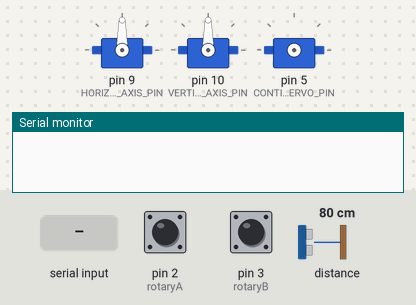
Bench run of a sketch on a simulated Arduino Uno, built with avr-gcc and run on an emulated ATmega328P. Shown: 3 × servo, the last lines printed to the serial monitor. Inputs (shaded band) come from the test bench; at power-on: pin 2 (rotaryA) HIGH, pin 3 (rotaryB) HIGH, distance to the obstacle 80 cm.

Above: at 0.1 s.
At 2.2 s:
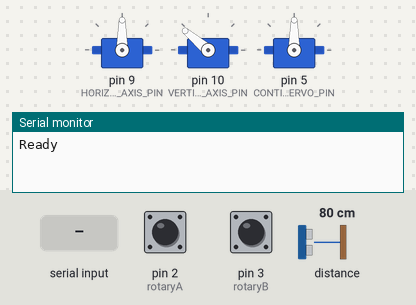
2.3 s: "sweep" received over Serial
At 3.7 s:
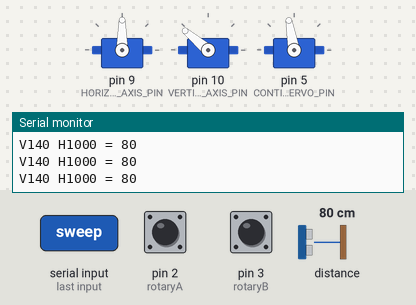
Timing chart, 0 to 5.3 s (numbered marks = the images above; inputs shaded):
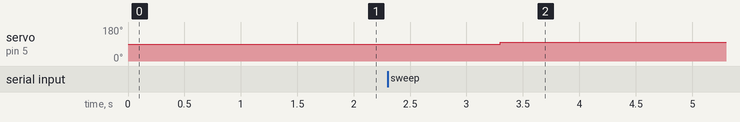

Measured:
- after the input at 2.3 s, servo on pin 5 (CONTINUOUS_SERVO_PIN): 90° → 100° after 1.0 s

The sketch:

lidarservorotary.ino
```cpp
#include <LIDARLite.h>
#include <Servo.h>
#include <Wire.h>

// This bitset acts the same as an array of 1000 booleans
// We use it to keep track of which point has been seen
// for a particular longitude. There are 1000 data points
// per revolution.
// NOTE that dynamic memory is very limited on the Atmega328P,
// the microcontroller used on the Arduino UNO board.
class Bitset {
    int bins[125]; // ceil(1000/8) = 125

  public:
    Bitset() {
      // Init everything to false
      for (int i = 0 ; i < 125; i++) {
        bins[i] = 0;
      }
    }

    // Set index i to true
    void set(int i) {
      int binNo = i / 8;
      int indexInBin = i - binNo * 8;
      int bin = bins[binNo];
      int mask = 1 << indexInBin;
      bin |= mask;
      bins[binNo] = bin;
    }

    // Returns true if index i was set to true
    bool isSet(int i) {
      int binNo = i / 8;
      int indexInBin = i - binNo * 8;
      int bin = bins[binNo];
      int mask = 1 << indexInBin;
      int result = bin & mask;
      return result != 0;
    }

    // Returns true if all indices are set to true
    bool all() {
      for (int i = 0 ; i < 125; ++i) {
        if (bins[i] != 0xff) {
          return false;
        }
      }

      return true;
    }
};


// ---------------
// !!! WARNING !!!
// ---------------
// ALL COLORS REFER TO THE COLOR OF THE WIRES
// COMING OUT OF COMPONENTS/
// They might be connected through other color wires
// through the slip ring.

// ROTARY ENCODER
// Brown Vcc
// Blue GND
// Black 2
#define rotaryA 2
// White 3
#define rotaryB 3

// LIDAR
// Red Vcc
// Black GND
// Blue (SDA) A4
// Green (SCL) to A5
LIDARLite lidar; //LIDAR-Lite
Servo cont_servo; //Continuous rotation servo
Servo hor_servo;  // Horizontal axis servo
Servo vert_servo; //Vertical axis servo

// HORIZONTAL AND VERTICAL SERVOS
// Red Vcc
// Brown GND
// Orange 9
int HORIZONTAL_AXIS_PIN = 9; // optional
// Orange 10
int VERTICAL_AXIS_PIN = 10;
#define LOW_VERT_ANGLE 30
#define HIGH_VERT_ANGLE 140

// CONTINUOUS ROTATION SERVO
// Red Vcc
// Black GND
// White 5
int CONTINUOUS_SERVO_PIN = 5;
// try small decrements/increments
#define CONT_SPEED 100
#define MAX_TURNS 4

volatile int stateA = LOW; // rotary encoder data line A
volatile int stateB = LOW; // rotary encoder data line B
volatile int counter = 0;  // rotary encoder position
volatile int lastCounter = 0; // last rotary encoder position printed
volatile int turns = 0; // counts how many turns on the same longitude

void setup() {
  // Prepare serial input / output
  Serial.begin(115200);
  delay(50);

  // Prepare LIDAR
  lidar.begin(0, true); // min 22 ms before taking measurements
  lidar.configure(0);

  // Configure servos
  hor_servo.attach(HORIZONTAL_AXIS_PIN); // optional
  vert_servo.attach(VERTICAL_AXIS_PIN);
  hor_servo.write(90);
  delay(500);

  // Move the vertical servo to its lowest position
  vert_servo.write(HIGH_VERT_ANGLE);
  delay(500);

  // Prepare rotary encoder input lines
  // We are using Arduino's internal pull up resistors
  // These must also be present in a permanent installation,
  // in which case the pinMode can be set to INPUT.
  pinMode (rotaryA, INPUT_PULLUP);
  pinMode (rotaryB, INPUT_PULLUP);

  // Configure the continuous servomotor
  cont_servo.attach(CONTINUOUS_SERVO_PIN);
  //servo.write(100); // max speed. 90 to stop, 0 for max speed in reverse

  // React to events from rotary encoder using interrupts
  attachInterrupt(digitalPinToInterrupt(rotaryA), changeA, CHANGE);
  attachInterrupt(digitalPinToInterrupt(rotaryB), changeB, CHANGE);

  // Initial state for interrupt code
  stateA = digitalRead(rotaryA);
  stateB = digitalRead(rotaryB);
}

void loop() {
  // Let client know we are waiting for a command
  Serial.println("Ready");

  // Wait until "sweep" is sent over the serial line
  while (Serial.available() == 0);

  String inputStr = Serial.readString();
  if (inputStr == "sweep") { // Yes, this is correct in C++ / Arduino
    sweep();
  }
}

void sweep() {
  // Get the continuous servo up to speed
  cont_servo.write(CONT_SPEED);

  for (int i = HIGH_VERT_ANGLE; i >= LOW_VERT_ANGLE; i--) {
    // Move the vertical servo up
    vert_servo.write(i);
    delay(50);

    Bitset bitset; // see documentation in class definition

    turns = 0; // reset turn counter for each longitude
    int cntBit = 0; // counts how many bits are set
                    // faster than checking bitset.all()

    // Turn until all points have been seen for the current longitude
    // but stop if we already turned MAX_TURNS times.
    while (cntBit !=  1000 && turns < MAX_TURNS) {
      if (counter != lastCounter) {
        lastCounter = counter;
        if (!bitset.isSet(counter)) {
          bitset.set(counter);
          cntBit++;
        }
      }
      printval(i, 1000 - counter); // print coordinates and distance
                                   // 1000 - counter mirrors image
    }
  } // for i

  // Reset vertical servo at the end of the measurement
  vert_servo.write(HIGH_VERT_ANGLE);

  // Stop the continuous rotation servo
  cont_servo.write(90);
} // sweep()


// Prints for example "V120 H140 = 23"
// if we measured 23 cm for a longitude of 120 and a latitude of 140
void printval(int i, int j) {
  Serial.print("V");
  Serial.print(i);
  Serial.print(" H");
  Serial.print(j);
  Serial.print(" = ");
  Serial.println(lidar.distance());
}

// ISR called when rotary encoder data line A changes
void changeA() {
  stateA = !stateA;

  if (stateA == HIGH) {
    if (stateB == LOW ) {
      counter++;
      if (counter == 1000) {
        counter = 0;
        turns++;
      }
    } else {
      /*
      counter--;
      if (counter == -1) {
        counter = 999;
        turns++;
      }
      */
      // Workaround: Normally we would use the code above,
      // but in this application direction should be always the same.
      // As we have experienced random direction changes,
      // maxing sure the direction stays the same avoids problems.
      counter++;
      if (counter == 1000) {
        counter = 0;
        turns++;
      }
    }
  }
}

// ISR called when rotary encoder data line B changes
void changeB() {
  stateB = !stateB;
}
```
